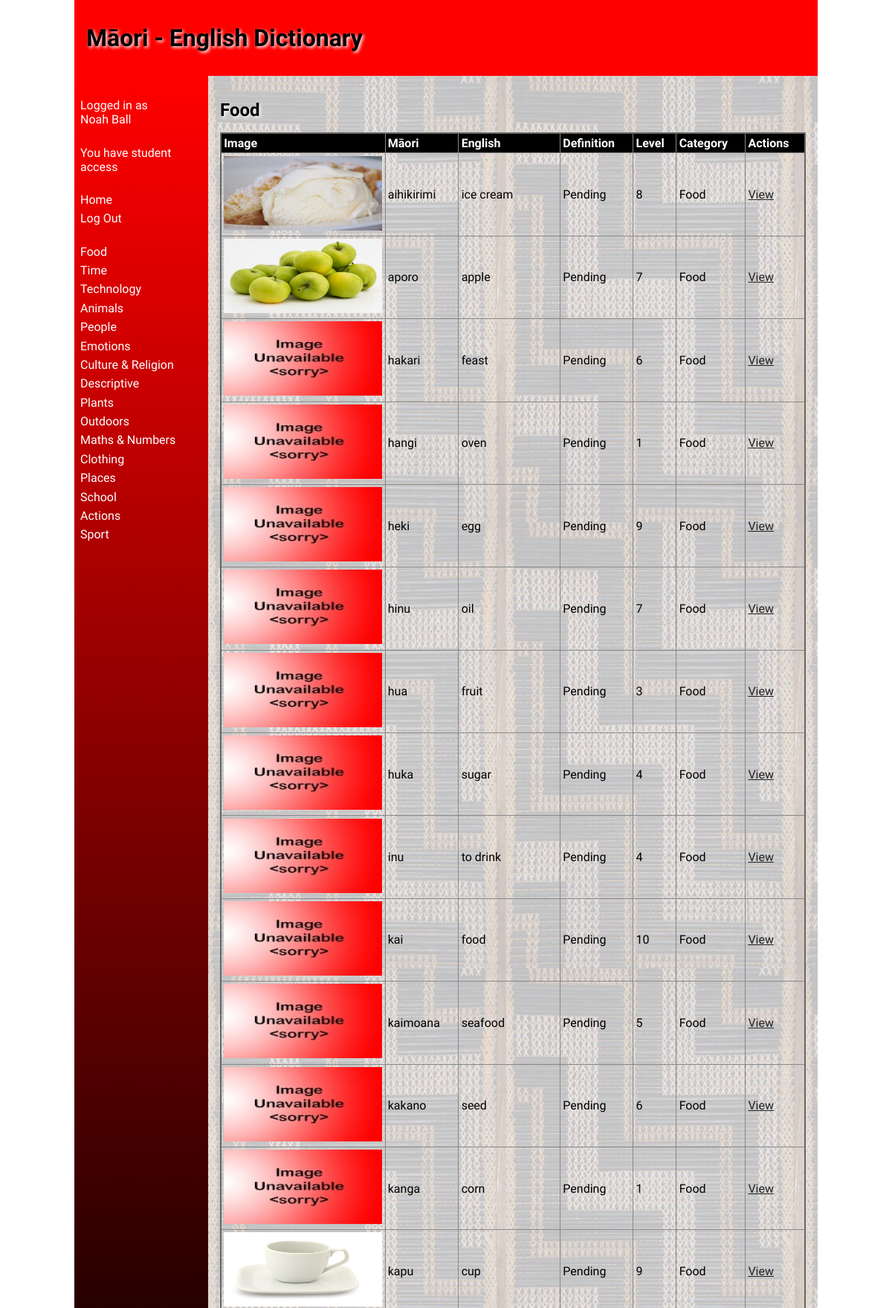
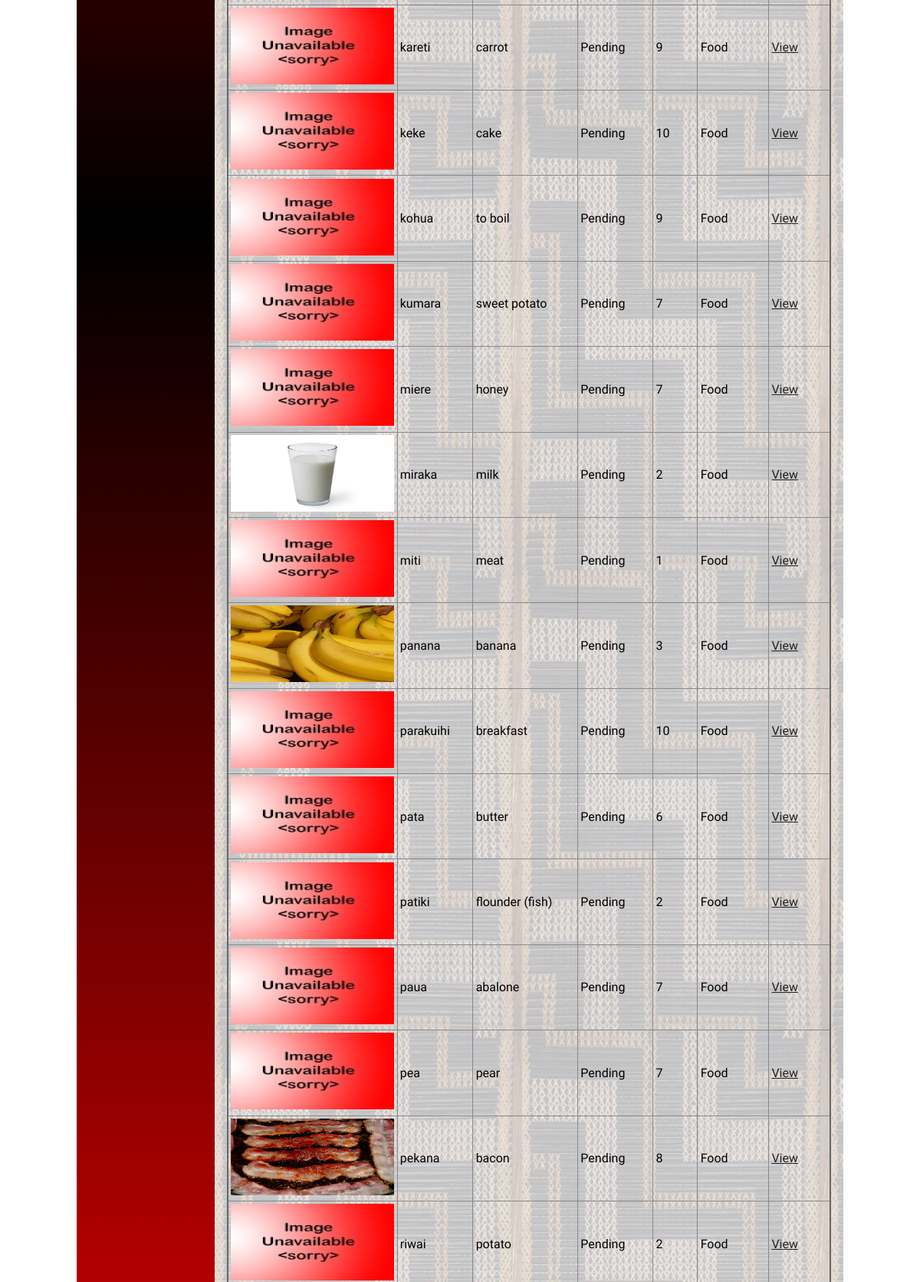
Screenshot of /category/1 (signed in, upper part) with the database file from the repository (2 pictures, top to bottom).
### tables this page shows
CREATE TABLE category
(
    id   integer
        constraint category_pk
            primary key autoincrement,
    name varchar(35)
);

CREATE TABLE "word"
(
    id         integer
        constraint word_pk
            primary key autoincrement,
    maori      varchar(35),
    english    varchar(35),
    definition varchar(256),
    level      integer,
    category   integer
        constraint word_category_id_fk
            references category,
    filename   varchar(40),
    added_by   integer
        constraint word_user_id_fk
            references user,
    added_time integer
);

### routes/pages.py (the view)
def category_page(cat_id):
    if not helpers.user_authenticated():  # Check if the user is logged in
        return redirect('/login')  # If not, redirect to the login page
    try:
        cat_id = int(cat_id)
    except ValueError:
        return redirect('/?error=Category+ID+is+invalid.')
    categories = helpers.get_categories()  # Retrieve all categories from the database
    cat_name = helpers.cat_id_to_name(cat_id, categories)
    if cat_name is None:  # If the category id is invalid
        return redirect('/?error=Category+not+found')  # Redirect to the home page
    words = db.run_query("SELECT id, maori, english, definition, level, category, filename FROM word WHERE category = ?", (cat_id,), True, False)
    words = helpers.get_category_names(words, categories)  # Add the category name to each word tuple
    return render_template('home.html', words=words, cat_id=cat_id, cat_name=cat_name, error=request.args.get("message"), categories=categories)

### lib/db.py (called while the page is built)
def create_connection(db_file):
    try:  # Try/except block to handle exceptions
        connection = sqlite3.connect(db_file)  # Create a connection to the database
        return connection  # Return the connection
    except sqlite3.Error as e:
        print(e)  # Print the error (if one is caught)
    return None

def run_query(query: str, params: tuple, multiple: bool, commit: bool):
    conn = create_connection(globals.DATABASE_FILE)  # Create a connection to the database
    cur = conn.cursor()  # Create a cursor object
    cur.execute(query, params)  # Execute the query
    if commit:  # If the query requires a commit
        conn.commit()  # Commit the query
    if multiple:  # If the query returns multiple rows
        result = cur.fetchall()  # Retrieve all rows
    else:  # If the query returns a single row
        result = cur.fetchone()  # Retrieve the row
    conn.close()  # Close the connection
    return result  # Return the result

### lib/helpers.py (called while the page is built)
def get_categories():
    query = "SELECT id, name FROM category"
    conn = db.create_connection(globals.DATABASE_FILE)
    cur = conn.cursor()
    cur.execute(query)
    categories = cur.fetchall()
    conn.close()
    return categories

def user_authenticated():
    return 'user_id' in session

def get_category_names(words: tuple, categories: tuple):
    for i in range(len(words)): # For each word
        for j in range(len(categories)): # For each category
            if words[i][5] == categories[j][0]: # If the category ID matches
                words[i] = words[i] + (categories[j][1],) # Add the category name to the word tuple
                break # Break the loop
        if len(words[i]) == 6: # If the category name was not added
            words[i] = words[i] + ("Unknown",)
    return words

def cat_id_to_name(cat_id: int, categories: tuple):
    for i in range(len(categories)): # For each category
        if categories[i][0] == cat_id: # If the category ID matches
            return categories[i][1] # Return the category name
    return "Unknown" # If the category ID is not found, return "Unknown".

### templates/home.html (shortened to what this page needs)
{% extends 'base.html' %}
{% block heading %}Māori - English Dictionary{% endblock %}
{% block main %}
    <h2>{{ cat_name }}</h2>
    <table>
        <tr>
            <th>Image</th>
            <th>Māori</th>
            <th>English</th>
            <th>Definition</th>
            <th>Level</th>
            <th>Category</th>
            <th>Actions</th>
        </tr>
        {% for word in words %}
            <tr>
                <td><img src="/static/images/{{ word[6] or "noimage.jpg" }}" alt="{{ word[2] }}" width="100" height="100"></td>
                <td>{{ word[1] }}</td>
                <td>{{ word[2] }}</td>
                <td>{{ word[3] }}</td>
                <td>{{ word[4] }}</td>
                <td>{{ word[7] }}</td>
                <td><a href="/word/{{ word[0] }}">View</a></td>
            </tr>
        {% endfor %}
    </table>
{% endblock %}

### templates/base.html (shortened to what this page needs)
<!doctype html>
<html lang="en">
<head>
    <link href="{{ url_for('static', filename='css/style.css') }}" rel="stylesheet">
</head>
<body>
<div id="container">
    <header>
        <h1>{% block heading %}{% endblock %}</h1>
    </header>
    <nav>
        <ul>
            {% if session["username"] %}
                <li><a>Logged in as<br>{{ session["name"] }}</a></li>
                <br>
                {% if session["user_type"] == 1 %}
                    <li><a>You have student access</a></li>
                {% elif session["user_type"] == 2 %}
                    <li><a>You have teacher access</a></li>
                    <br>
                    <li><a href="/add-category">Add Category</a></li>
                {% endif %}
                <br>
                <li><a href="/">Home</a></li>
            {% endif %}
            {% if not session["user_id"] %}
                <li><a href="/login">Log In</a></li>
                <li><a href="/signup">Sign Up</a></li>
            {% else %}
                <li><a href="/logout">Log Out</a></li>
            {% endif %}
            <br>
            {% for category in categories %}
                <li><a href="/category/{{ category[0] }}">{{ category[1] }}</a></li>
            {% endfor %}
        </ul>
    </nav>
    <main>
        {% block main %}{% endblock %}
    </main>
</div>
</body>
</html>

### static/css/style.css (style rules this page uses)
* { font-family: Comfortaa, sans-serif; margin: 0; padding: 0; box-sizing: border-box; }
#container { display: grid; grid-template-columns: 75px auto; grid-template-areas: 'nav header' 'main main' 'footer footer'; }
header { grid-area: header; background-color: #f00; padding: 1rem; }
nav { grid-area: nav; }
main { grid-area: main; padding: 1rem; background-color: #edd; }
h1, h2, h3, h4 { padding: 1rem 0; font-family: 'Suez One', serif; color: #000; text-shadow: 2px 2px 4px #fff; }
a { color: #222; }
img { width: 100%; }
table { width: 100%; border: 2px solid #666; border-collapse: collapse; }
th, td { border: 1px solid #888; padding: 0.2rem; text-align: left; }
th { background-color: #000; color: #fff; }
@media only screen and (min-width: 768px) { #container { grid-template-columns: 180px auto; grid-template-areas: 'header header' 'nav main' 'footer footer'; } }
@media only screen and (min-width: 768px) { nav { background: linear-gradient(180deg, rgba(255,0,0,1) 0%, rgba(0, 0, 0, 1) 50%, rgba(255,0,0,1) 100%); padding: 0.5rem; } }
@media only screen and (min-width: 768px) { nav ul { list-style: none; } }
@media only screen and (min-width: 768px) { nav li { padding: 0.2rem 0; } }
@media only screen and (min-width: 768px) { nav a { color: #fff; text-decoration: none; } }
@media only screen and (min-width: 768px) { main { background-image: url('/poutama.jpg'); } }
@media only screen and (min-width: 1000px) { #container { width: 1000px; margin: auto; } }

### rows the page displays
category: name "Food", name "Food" "Food" "Food" "Food" "Food" "Food" "Food" "Food" "Food" "Food" "Food" "Food" "Food" "Food" "Food" "Food" "Food" "Food" "Food" "Food" "Food" "Food" "Food" "Food" "Food" "Food" "Food" "Food" "Food"
category: name "Time"
category: name "Technology"
category: name "Animals"
category: name "People"
category: name "Emotions"
category: name "Culture & Religion"
category: name "Descriptive"
category: name "Plants"
category: name "Outdoors"
category: name "Maths & Numbers"
category: name "Clothing"
category: name "Places"
category: name "School"
category: name "Actions"
category: name "Sport"
word: filename (picture), maori "aihikirimi", english "ice cream", definition "Pending"
word: filename+english (picture), maori "aporo", english "apple", definition "Pending"
word: maori "hakari", english "feast", definition "Pending"
word: maori "hangi", english "oven", definition "Pending"
word: maori "heki", english "egg", definition "Pending"
word: maori "hinu", english "oil", definition "Pending"
word: maori "hua", english "fruit", definition "Pending"
word: maori "huka", english "sugar", definition "Pending"
word: maori "inu", english "to drink", definition "Pending"
word: maori "kai", english "food", definition "Pending"
word: maori "kaimoana", english "seafood", definition "Pending"
word: maori "kakano", english "seed", definition "Pending"
word: maori "kanga", english "corn", definition "Pending"
word: filename (picture), maori "kapu", english "cup", definition "Pending"
word: maori "kareti", english "carrot", definition "Pending"
word: maori "keke", english "cake", definition "Pending"
word: maori "kohua", english "to boil", definition "Pending"
word: maori "kumara", english "sweet potato", definition "Pending"
word: maori "miere", english "honey", definition "Pending"
word: filename+english (picture), maori "miraka", english "milk", definition "Pending"
word: maori "miti", english "meat", definition "Pending"
word: filename+english (picture), maori "panana", english "banana", definition "Pending"
word: maori "parakuihi", english "breakfast", definition "Pending"
word: maori "pata", english "butter", definition "Pending"
word: maori "patiki", english "flounder (fish)", definition "Pending"
word: maori "paua", english "abalone", definition "Pending"
word: maori "pea", english "pear", definition "Pending"
word: filename+english (picture), maori "pekana", english "bacon", definition "Pending"
word: maori "riwai", english "potato", definition "Pending"

### other values shown
{{ session["name"] }} "Noah Ball"
{{ word[4] }} "8" "7" "6" "1" "9" "7" "3" "4" "4" "10" "5" "6" "1" "9" "9" "10" "9" "7" "7" "2" "1" "3" "10" "6" "2" "7" "7" "8" "2"
